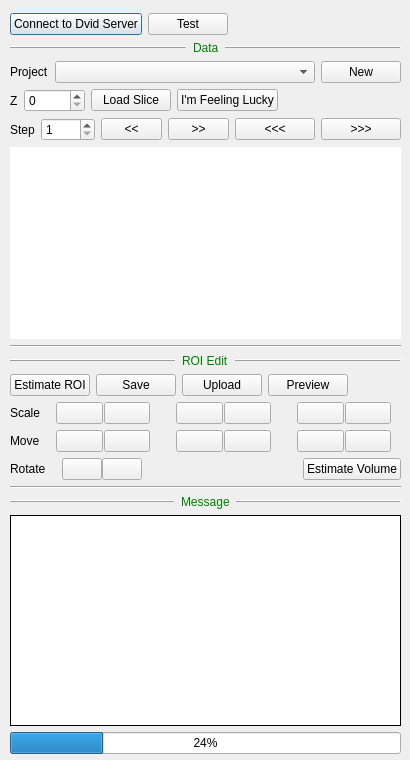
<?xml version="1.0" encoding="UTF-8"?>
<ui version="4.0">
 <class>ZFlyEmRoiDialog</class>
 <widget class="QDialog" name="ZFlyEmRoiDialog">
  <property name="geometry">
   <rect>
    <x>0</x>
    <y>0</y>
    <width>410</width>
    <height>760</height>
   </rect>
  </property>
  <property name="windowTitle">
   <string>ROI Project</string>
  </property>
  <widget class="QWidget" name="layoutWidget">
   <property name="geometry">
    <rect>
     <x>10</x>
     <y>13</y>
     <width>391</width>
     <height>741</height>
    </rect>
   </property>
   <layout class="QVBoxLayout" name="verticalLayout_5">
    <property name="sizeConstraint">
     <enum>QLayout::SetDefaultConstraint</enum>
    </property>
    <item>
     <layout class="QHBoxLayout" name="horizontalLayout">
      <item>
       <widget class="QPushButton" name="dvidServerPushButton">
        <property name="text">
         <string>Connect to Dvid Server</string>
        </property>
       </widget>
      </item>
      <item>
       <widget class="QPushButton" name="testPushButton">
        <property name="text">
         <string>Test</string>
        </property>
       </widget>
      </item>
      <item>
       <spacer name="horizontalSpacer_5">
        <property name="orientation">
         <enum>Qt::Horizontal</enum>
        </property>
        <property name="sizeHint" stdset="0">
         <size>
          <width>40</width>
          <height>20</height>
         </size>
        </property>
       </spacer>
      </item>
     </layout>
    </item>
    <item>
     <layout class="QHBoxLayout" name="horizontalLayout_20">
      <item>
       <widget class="Line" name="line_4">
        <property name="frameShadow">
         <enum>QFrame::Raised</enum>
        </property>
        <property name="lineWidth">
         <number>1</number>
        </property>
        <property name="orientation">
         <enum>Qt::Horizontal</enum>
        </property>
       </widget>
      </item>
      <item>
       <widget class="QLabel" name="label_3">
        <property name="sizePolicy">
         <sizepolicy hsizetype="Maximum" vsizetype="Preferred">
          <horstretch>0</horstretch>
          <verstretch>0</verstretch>
         </sizepolicy>
        </property>
        <property name="text">
         <string>&lt;font color=&quot;Green&quot;&gt;Data&lt;/font&gt;</string>
        </property>
        <property name="textFormat">
         <enum>Qt::AutoText</enum>
        </property>
       </widget>
      </item>
      <item>
       <widget class="Line" name="line">
        <property name="frameShadow">
         <enum>QFrame::Raised</enum>
        </property>
        <property name="lineWidth">
         <number>1</number>
        </property>
        <property name="orientation">
         <enum>Qt::Horizontal</enum>
        </property>
       </widget>
      </item>
     </layout>
    </item>
    <item>
     <layout class="QVBoxLayout" name="verticalLayout_2">
      <item>
       <layout class="QHBoxLayout" name="horizontalLayout_14">
        <item>
         <widget class="QLabel" name="label_6">
          <property name="text">
           <string>Project</string>
          </property>
         </widget>
        </item>
        <item>
         <widget class="QComboBox" name="projectComboBox">
          <property name="sizePolicy">
           <sizepolicy hsizetype="MinimumExpanding" vsizetype="Fixed">
            <horstretch>0</horstretch>
            <verstretch>0</verstretch>
           </sizepolicy>
          </property>
         </widget>
        </item>
        <item>
         <widget class="QPushButton" name="pushButton">
          <property name="sizePolicy">
           <sizepolicy hsizetype="Maximum" vsizetype="Fixed">
            <horstretch>0</horstretch>
            <verstretch>0</verstretch>
           </sizepolicy>
          </property>
          <property name="text">
           <string>New</string>
          </property>
         </widget>
        </item>
       </layout>
      </item>
      <item>
       <layout class="QVBoxLayout" name="verticalLayout_4">
        <item>
         <layout class="QHBoxLayout" name="horizontalLayout_2">
          <item>
           <widget class="QLabel" name="label">
            <property name="text">
             <string>Z</string>
            </property>
           </widget>
          </item>
          <item>
           <widget class="QSpinBox" name="zSpinBox">
            <property name="maximum">
             <number>99999</number>
            </property>
           </widget>
          </item>
          <item>
           <widget class="QPushButton" name="loadGrayScalePushButton">
            <property name="text">
             <string>Load Slice</string>
            </property>
           </widget>
          </item>
          <item>
           <widget class="QPushButton" name="searchPushButton">
            <property name="text">
             <string>I'm Feeling Lucky</string>
            </property>
           </widget>
          </item>
          <item>
           <spacer name="horizontalSpacer">
            <property name="orientation">
             <enum>Qt::Horizontal</enum>
            </property>
            <property name="sizeHint" stdset="0">
             <size>
              <width>40</width>
              <height>20</height>
             </size>
            </property>
           </spacer>
          </item>
         </layout>
        </item>
       </layout>
      </item>
      <item>
       <layout class="QHBoxLayout" name="horizontalLayout_22">
        <item>
         <layout class="QHBoxLayout" name="horizontalLayout_18">
          <item>
           <widget class="QLabel" name="label_5">
            <property name="text">
             <string>Step</string>
            </property>
           </widget>
          </item>
          <item>
           <widget class="QSpinBox" name="stepSpinBox">
            <property name="minimum">
             <number>1</number>
            </property>
            <property name="maximum">
             <number>9999</number>
            </property>
           </widget>
          </item>
          <item>
           <widget class="QPushButton" name="prevSlicePushButton">
            <property name="text">
             <string>&lt;&lt;</string>
            </property>
           </widget>
          </item>
          <item>
           <widget class="QPushButton" name="nextSlicePushButton">
            <property name="text">
             <string>&gt;&gt;</string>
            </property>
           </widget>
          </item>
         </layout>
        </item>
        <item>
         <widget class="QPushButton" name="quickPrevPushButton">
          <property name="text">
           <string>&lt;&lt;&lt;</string>
          </property>
         </widget>
        </item>
        <item>
         <widget class="QPushButton" name="quickNextPushButton_3">
          <property name="text">
           <string>&gt;&gt;&gt;</string>
          </property>
         </widget>
        </item>
        <item>
         <spacer name="horizontalSpacer_2">
          <property name="orientation">
           <enum>Qt::Horizontal</enum>
          </property>
          <property name="sizeHint" stdset="0">
           <size>
            <width>40</width>
            <height>20</height>
           </size>
          </property>
         </spacer>
        </item>
       </layout>
      </item>
      <item>
       <widget class="QTextEdit" name="infoWidget">
        <property name="autoFillBackground">
         <bool>false</bool>
        </property>
        <property name="frameShape">
         <enum>QFrame::NoFrame</enum>
        </property>
        <property name="frameShadow">
         <enum>QFrame::Plain</enum>
        </property>
        <property name="readOnly">
         <bool>true</bool>
        </property>
       </widget>
      </item>
     </layout>
    </item>
    <item>
     <layout class="QVBoxLayout" name="upperVerticalLayout"/>
    </item>
    <item>
     <widget class="Line" name="line_8">
      <property name="orientation">
       <enum>Qt::Horizontal</enum>
      </property>
     </widget>
    </item>
    <item>
     <layout class="QHBoxLayout" name="horizontalLayout_10">
      <item>
       <widget class="Line" name="line_2">
        <property name="frameShadow">
         <enum>QFrame::Raised</enum>
        </property>
        <property name="lineWidth">
         <number>1</number>
        </property>
        <property name="midLineWidth">
         <number>0</number>
        </property>
        <property name="orientation">
         <enum>Qt::Horizontal</enum>
        </property>
       </widget>
      </item>
      <item>
       <widget class="QLabel" name="label_9">
        <property name="sizePolicy">
         <sizepolicy hsizetype="Maximum" vsizetype="Preferred">
          <horstretch>0</horstretch>
          <verstretch>0</verstretch>
         </sizepolicy>
        </property>
        <property name="text">
         <string>&lt;font color=&quot;Green&quot;&gt;ROI Edit&lt;/font&gt;</string>
        </property>
       </widget>
      </item>
      <item>
       <widget class="Line" name="line_5">
        <property name="frameShadow">
         <enum>QFrame::Raised</enum>
        </property>
        <property name="lineWidth">
         <number>1</number>
        </property>
        <property name="orientation">
         <enum>Qt::Horizontal</enum>
        </property>
       </widget>
      </item>
     </layout>
    </item>
    <item>
     <layout class="QHBoxLayout" name="horizontalLayout_19">
      <item>
       <widget class="QPushButton" name="estimateRoiPushButton">
        <property name="text">
         <string>Estimate ROI</string>
        </property>
       </widget>
      </item>
      <item>
       <widget class="QPushButton" name="saveResultPushButton">
        <property name="text">
         <string>Save</string>
        </property>
       </widget>
      </item>
      <item>
       <widget class="QPushButton" name="uploadResultPushButton">
        <property name="text">
         <string>Upload</string>
        </property>
       </widget>
      </item>
      <item>
       <widget class="QPushButton" name="fullRoiPreviewPushButton">
        <property name="text">
         <string>Preview</string>
        </property>
       </widget>
      </item>
      <item>
       <spacer name="horizontalSpacer_3">
        <property name="orientation">
         <enum>Qt::Horizontal</enum>
        </property>
        <property name="sizeHint" stdset="0">
         <size>
          <width>40</width>
          <height>20</height>
         </size>
        </property>
       </spacer>
      </item>
     </layout>
    </item>
    <item>
     <layout class="QVBoxLayout" name="verticalLayout_3">
      <item>
       <layout class="QHBoxLayout" name="horizontalLayout_4">
        <item>
         <widget class="QLabel" name="label_2">
          <property name="sizePolicy">
           <sizepolicy hsizetype="Maximum" vsizetype="Preferred">
            <horstretch>0</horstretch>
            <verstretch>0</verstretch>
           </sizepolicy>
          </property>
          <property name="text">
           <string>Scale</string>
          </property>
         </widget>
        </item>
        <item>
         <layout class="QHBoxLayout" name="horizontalLayout_9">
          <property name="spacing">
           <number>1</number>
          </property>
          <property name="leftMargin">
           <number>10</number>
          </property>
          <property name="rightMargin">
           <number>10</number>
          </property>
          <item>
           <widget class="QPushButton" name="xyDecPushButton">
            <property name="text">
             <string/>
            </property>
            <property name="icon">
             <iconset resource="gui.qrc">
              <normaloff>:/images/squeeze.png</normaloff>:/images/squeeze.png</iconset>
            </property>
            <property name="iconSize">
             <size>
              <width>24</width>
              <height>24</height>
             </size>
            </property>
           </widget>
          </item>
          <item>
           <widget class="QPushButton" name="xyIncPushButton">
            <property name="text">
             <string/>
            </property>
            <property name="icon">
             <iconset resource="gui.qrc">
              <normaloff>:/images/stretch.png</normaloff>:/images/stretch.png</iconset>
            </property>
            <property name="iconSize">
             <size>
              <width>24</width>
              <height>24</height>
             </size>
            </property>
           </widget>
          </item>
         </layout>
        </item>
        <item>
         <layout class="QHBoxLayout" name="horizontalLayout_3">
          <property name="spacing">
           <number>1</number>
          </property>
          <property name="leftMargin">
           <number>10</number>
          </property>
          <property name="rightMargin">
           <number>10</number>
          </property>
          <item>
           <widget class="QPushButton" name="xDecPushButton">
            <property name="text">
             <string/>
            </property>
            <property name="icon">
             <iconset resource="gui.qrc">
              <normaloff>:/images/hsqueeze.png</normaloff>:/images/hsqueeze.png</iconset>
            </property>
            <property name="iconSize">
             <size>
              <width>24</width>
              <height>24</height>
             </size>
            </property>
           </widget>
          </item>
          <item>
           <widget class="QPushButton" name="xIncPushButton">
            <property name="text">
             <string/>
            </property>
            <property name="icon">
             <iconset resource="gui.qrc">
              <normaloff>:/images/hstretch.png</normaloff>:/images/hstretch.png</iconset>
            </property>
            <property name="iconSize">
             <size>
              <width>24</width>
              <height>24</height>
             </size>
            </property>
           </widget>
          </item>
         </layout>
        </item>
        <item>
         <layout class="QHBoxLayout" name="horizontalLayout_6">
          <property name="spacing">
           <number>1</number>
          </property>
          <property name="leftMargin">
           <number>10</number>
          </property>
          <property name="rightMargin">
           <number>10</number>
          </property>
          <item>
           <widget class="QPushButton" name="yDecPushButton">
            <property name="text">
             <string/>
            </property>
            <property name="icon">
             <iconset resource="gui.qrc">
              <normaloff>:/images/vsqueeze.png</normaloff>:/images/vsqueeze.png</iconset>
            </property>
            <property name="iconSize">
             <size>
              <width>24</width>
              <height>24</height>
             </size>
            </property>
           </widget>
          </item>
          <item>
           <widget class="QPushButton" name="yIncPushButton">
            <property name="text">
             <string/>
            </property>
            <property name="icon">
             <iconset resource="gui.qrc">
              <normaloff>:/images/vstretch.png</normaloff>:/images/vstretch.png</iconset>
            </property>
            <property name="iconSize">
             <size>
              <width>24</width>
              <height>24</height>
             </size>
            </property>
           </widget>
          </item>
         </layout>
        </item>
       </layout>
      </item>
      <item>
       <layout class="QHBoxLayout" name="horizontalLayout_5">
        <item>
         <widget class="QLabel" name="label_7">
          <property name="sizePolicy">
           <sizepolicy hsizetype="Maximum" vsizetype="Preferred">
            <horstretch>0</horstretch>
            <verstretch>0</verstretch>
           </sizepolicy>
          </property>
          <property name="text">
           <string>Move</string>
          </property>
         </widget>
        </item>
        <item>
         <layout class="QHBoxLayout" name="horizontalLayout_11">
          <property name="spacing">
           <number>1</number>
          </property>
          <property name="leftMargin">
           <number>10</number>
          </property>
          <property name="rightMargin">
           <number>10</number>
          </property>
          <item>
           <widget class="QPushButton" name="movexyDecPushButton">
            <property name="text">
             <string/>
            </property>
            <property name="icon">
             <iconset resource="gui.qrc">
              <normaloff>:/images/move_upleft.png</normaloff>:/images/move_upleft.png</iconset>
            </property>
           </widget>
          </item>
          <item>
           <widget class="QPushButton" name="movexyIncPushButton">
            <property name="text">
             <string/>
            </property>
            <property name="icon">
             <iconset resource="gui.qrc">
              <normaloff>:/images/move_downright.png</normaloff>:/images/move_downright.png</iconset>
            </property>
           </widget>
          </item>
         </layout>
        </item>
        <item>
         <layout class="QHBoxLayout" name="horizontalLayout_12">
          <property name="spacing">
           <number>1</number>
          </property>
          <property name="leftMargin">
           <number>10</number>
          </property>
          <property name="rightMargin">
           <number>10</number>
          </property>
          <item>
           <widget class="QPushButton" name="movexDecPushButton">
            <property name="text">
             <string/>
            </property>
            <property name="icon">
             <iconset resource="gui.qrc">
              <normaloff>:/images/go-previous.png</normaloff>:/images/go-previous.png</iconset>
            </property>
           </widget>
          </item>
          <item>
           <widget class="QPushButton" name="movexIncPushButton">
            <property name="text">
             <string/>
            </property>
            <property name="icon">
             <iconset resource="gui.qrc">
              <normaloff>:/images/go-next.png</normaloff>:/images/go-next.png</iconset>
            </property>
           </widget>
          </item>
         </layout>
        </item>
        <item>
         <layout class="QHBoxLayout" name="horizontalLayout_13">
          <property name="spacing">
           <number>1</number>
          </property>
          <property name="leftMargin">
           <number>10</number>
          </property>
          <property name="rightMargin">
           <number>10</number>
          </property>
          <item>
           <widget class="QPushButton" name="moveyDecPushButton">
            <property name="text">
             <string/>
            </property>
            <property name="icon">
             <iconset resource="gui.qrc">
              <normaloff>:/images/move_up.png</normaloff>:/images/move_up.png</iconset>
            </property>
           </widget>
          </item>
          <item>
           <widget class="QPushButton" name="moveyIncPushButton">
            <property name="text">
             <string/>
            </property>
            <property name="icon">
             <iconset resource="gui.qrc">
              <normaloff>:/images/move_down.png</normaloff>:/images/move_down.png</iconset>
            </property>
           </widget>
          </item>
         </layout>
        </item>
       </layout>
      </item>
      <item>
       <layout class="QHBoxLayout" name="horizontalLayout_15">
        <item>
         <layout class="QHBoxLayout" name="horizontalLayout_7">
          <item>
           <widget class="QLabel" name="label_4">
            <property name="text">
             <string>Rotate</string>
            </property>
           </widget>
          </item>
          <item>
           <layout class="QHBoxLayout" name="horizontalLayout_8">
            <property name="spacing">
             <number>0</number>
            </property>
            <property name="leftMargin">
             <number>10</number>
            </property>
            <property name="rightMargin">
             <number>10</number>
            </property>
            <item>
             <widget class="QPushButton" name="rotateLeftPushButton">
              <property name="text">
               <string/>
              </property>
              <property name="icon">
               <iconset resource="gui.qrc">
                <normaloff>:/images/rotate_left.png</normaloff>:/images/rotate_left.png</iconset>
              </property>
              <property name="iconSize">
               <size>
                <width>16</width>
                <height>16</height>
               </size>
              </property>
             </widget>
            </item>
            <item>
             <widget class="QPushButton" name="rotateRightPushButton">
              <property name="text">
               <string/>
              </property>
              <property name="icon">
               <iconset resource="gui.qrc">
                <normaloff>:/images/rotate_right.png</normaloff>:/images/rotate_right.png</iconset>
              </property>
              <property name="iconSize">
               <size>
                <width>16</width>
                <height>16</height>
               </size>
              </property>
             </widget>
            </item>
           </layout>
          </item>
         </layout>
        </item>
        <item>
         <spacer name="horizontalSpacer_9">
          <property name="orientation">
           <enum>Qt::Horizontal</enum>
          </property>
          <property name="sizeHint" stdset="0">
           <size>
            <width>40</width>
            <height>20</height>
           </size>
          </property>
         </spacer>
        </item>
        <item>
         <layout class="QHBoxLayout" name="horizontalLayout_17">
          <item>
           <widget class="QPushButton" name="estimateVolumePushButton">
            <property name="text">
             <string>Estimate Volume</string>
            </property>
           </widget>
          </item>
         </layout>
        </item>
       </layout>
      </item>
     </layout>
    </item>
    <item>
     <widget class="Line" name="line_3">
      <property name="orientation">
       <enum>Qt::Horizontal</enum>
      </property>
     </widget>
    </item>
    <item>
     <layout class="QHBoxLayout" name="horizontalLayout_21">
      <item>
       <widget class="Line" name="line_6">
        <property name="frameShadow">
         <enum>QFrame::Raised</enum>
        </property>
        <property name="lineWidth">
         <number>1</number>
        </property>
        <property name="orientation">
         <enum>Qt::Horizontal</enum>
        </property>
       </widget>
      </item>
      <item>
       <widget class="QLabel" name="label_10">
        <property name="sizePolicy">
         <sizepolicy hsizetype="Maximum" vsizetype="Preferred">
          <horstretch>0</horstretch>
          <verstretch>0</verstretch>
         </sizepolicy>
        </property>
        <property name="text">
         <string>&lt;font color=&quot;Green&quot;&gt;Message&lt;/font&gt;</string>
        </property>
       </widget>
      </item>
      <item>
       <widget class="Line" name="line_7">
        <property name="frameShadow">
         <enum>QFrame::Raised</enum>
        </property>
        <property name="lineWidth">
         <number>1</number>
        </property>
        <property name="orientation">
         <enum>Qt::Horizontal</enum>
        </property>
       </widget>
      </item>
     </layout>
    </item>
    <item>
     <layout class="QHBoxLayout" name="horizontalLayout_16"/>
    </item>
    <item>
     <widget class="QTextEdit" name="outputWidget">
      <property name="autoFillBackground">
       <bool>false</bool>
      </property>
      <property name="frameShape">
       <enum>QFrame::Box</enum>
      </property>
      <property name="frameShadow">
       <enum>QFrame::Plain</enum>
      </property>
      <property name="readOnly">
       <bool>true</bool>
      </property>
     </widget>
    </item>
    <item>
     <widget class="QProgressBar" name="progressBar">
      <property name="value">
       <number>24</number>
      </property>
     </widget>
    </item>
   </layout>
  </widget>
 </widget>
 <resources>
  <include location="gui.qrc"/>
 </resources>
 <connections/>
</ui>
